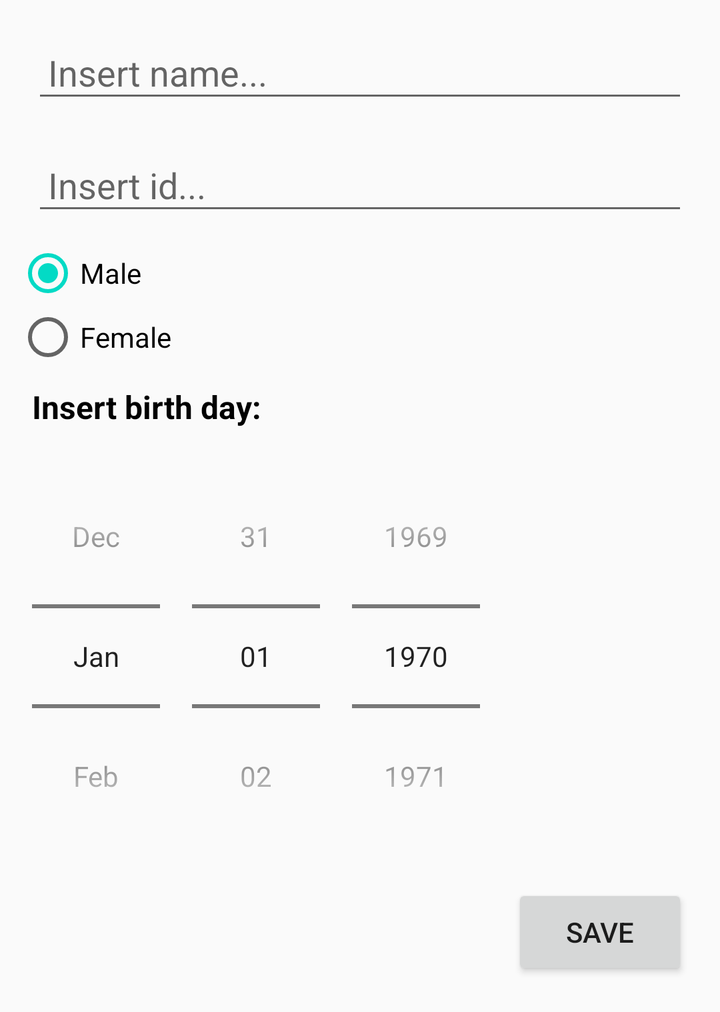
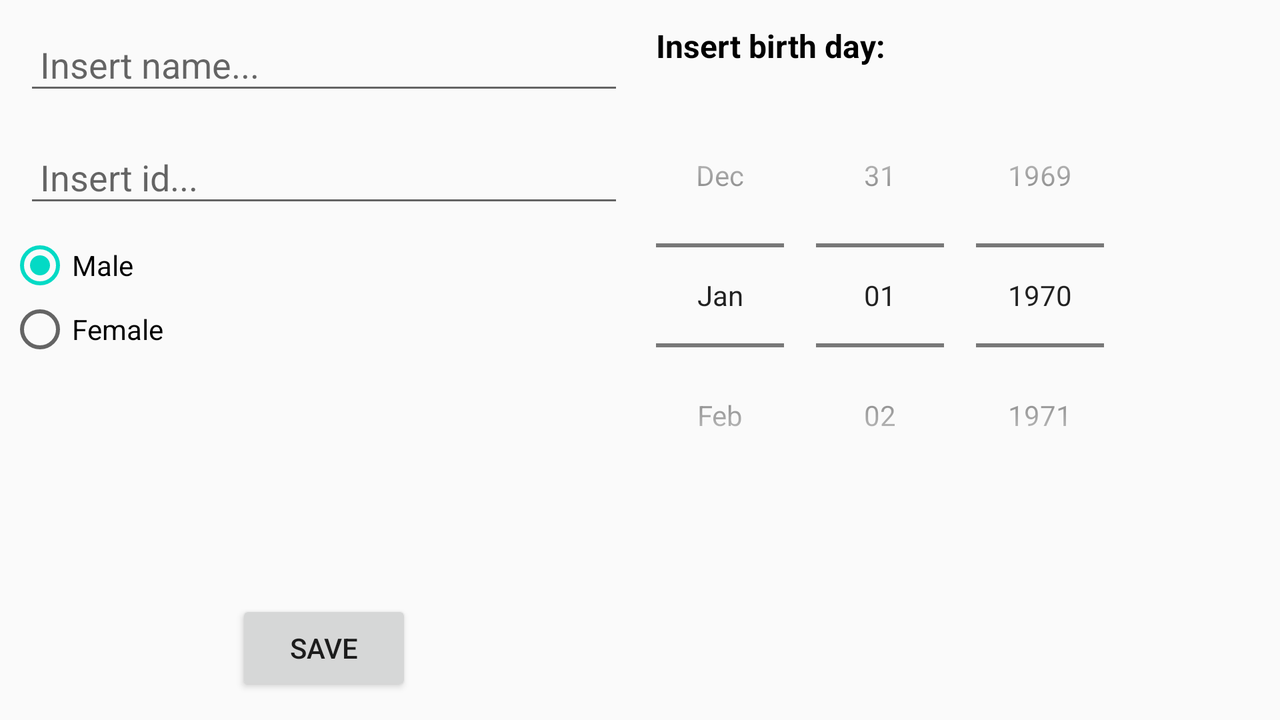

An Android layout and its configuration variant, each rendered on a device that would load it. The default file and the variant file are quoted in full after the pictures.
<!-- AndroidManifest.xml: application theme AppTheme -->
<!-- res/layout/form_person.xml -->
<?xml version="1.0" encoding="utf-8"?>
<LinearLayout xmlns:android="http://schemas.android.com/apk/res/android"
    xmlns:tools="http://schemas.android.com/tools"
    android:layout_width="match_parent"
    android:layout_height="wrap_content"
    android:layout_gravity="center_horizontal"
    android:layout_margin="8dp"
    android:orientation="vertical">


    <EditText
        android:id="@+id/person_name"
        android:layout_width="match_parent"
        android:layout_height="wrap_content"
        android:layout_margin="8dp"
        android:gravity="left"
        android:hint="@string/hint_enter_your_name"
        android:padding="8dp" />

    <EditText
        android:id="@+id/person_id"
        android:layout_width="match_parent"
        android:layout_height="wrap_content"
        android:layout_margin="8dp"
        android:gravity="left"
        android:hint="@string/hint_enter_your_id"
        android:inputType="number"
        android:padding="8dp" />

    <RadioGroup
        android:id="@+id/radio_gender"
        android:layout_width="wrap_content"
        android:layout_height="wrap_content">

        <RadioButton
            android:id="@+id/radio_male"
            android:layout_width="wrap_content"
            android:layout_height="wrap_content"
            android:checked="true"
            android:text="@string/state_male"/>


        <RadioButton
            android:id="@+id/radio_female"
            android:layout_width="wrap_content"
            android:layout_height="wrap_content"
            android:text="@string/state_female"/>
    </RadioGroup>

    <TextView
        android:layout_margin="8dp"
        android:layout_width="wrap_content"
        android:layout_height="wrap_content"
        android:text="@string/set_bd"
        android:textColor="@android:color/black"
        android:textStyle="bold"
        android:textSize="16sp"
        android:onClick="openDatePicker"/>

    <DatePicker
        android:id="@+id/datePicker"
        android:layout_width="wrap_content"
        android:layout_height="wrap_content"
        android:calendarViewShown="false"/>

    <Button
        android:layout_width="wrap_content"
        android:layout_height="wrap_content"
        android:layout_gravity="right"
        android:layout_margin="8dp"
        android:text="@string/save"
        android:onClick="save"/>


</LinearLayout>
<!-- resources referenced by this layout -->
<resources>
  <string name="hint_enter_your_id">Insert id...</string>
  <string name="hint_enter_your_name">Insert name...</string>
  <string name="save">Save</string>
  <string name="set_bd">Insert birth day:</string>
  <string name="state_female">Female</string>
  <string name="state_male">Male</string>
  <style name="AppTheme" parent="Theme.AppCompat.Light.NoActionBar">
          
          <item name="colorPrimary">@color/colorPrimary</item>
          <item name="colorPrimaryDark">@color/colorPrimaryDark</item>
          <item name="colorAccent">@color/colorAccent</item>
          <item name="android:datePickerStyle">@style/MyDatePicker</item>
          <item name="windowNoTitle">true</item>
      </style>
  <style name="MyDatePicker" parent="android:Widget.Material.DatePicker">
          <item name="android:datePickerMode">spinner</item>
      </style>
</resources>
<!-- res/layout-land/form_person.xml (the repository's variant of the layout above) -->
<!-- drawn on the phone turned sideways -->
<?xml version="1.0" encoding="utf-8"?>
<LinearLayout xmlns:android="http://schemas.android.com/apk/res/android"
    xmlns:tools="http://schemas.android.com/tools"
    android:layout_width="match_parent"
    android:layout_height="match_parent"
    android:layout_gravity="center_horizontal"
    android:layout_margin="4dp"
    android:orientation="horizontal">

    <LinearLayout
        android:layout_width="0dp"
        android:layout_height="match_parent"
        android:layout_weight="1"
        android:orientation="vertical">


        <EditText
            android:id="@+id/person_name"
            android:layout_width="match_parent"
            android:layout_height="wrap_content"
            android:layout_margin="8dp"
            android:gravity="left"
            android:hint="@string/hint_enter_your_name"
            android:padding="8dp" />

        <EditText
            android:id="@+id/person_id"
            android:layout_width="match_parent"
            android:layout_height="wrap_content"
            android:layout_margin="8dp"
            android:gravity="left"
            android:hint="@string/hint_enter_your_id"
            android:inputType="number"
            android:padding="8dp" />

        <RadioGroup
            android:id="@+id/radio_gender"
            android:layout_width="wrap_content"
            android:layout_height="wrap_content">

            <RadioButton
                android:id="@+id/radio_male"
                android:layout_width="wrap_content"
                android:layout_height="wrap_content"
                android:checked="true"
                android:text="@string/state_male"/>


            <RadioButton
                android:id="@+id/radio_female"
                android:layout_width="wrap_content"
                android:layout_height="wrap_content"
                android:text="@string/state_female"/>
        </RadioGroup>

       <View
           android:layout_width="match_parent"
           android:layout_height="0dp"
           android:layout_weight="1"/>

        <Button
            android:layout_width="wrap_content"
            android:layout_height="wrap_content"
            android:layout_gravity="center"
            android:layout_margin="8dp"
            android:text="@string/save"
            android:onClick="save"/>

    </LinearLayout>


    <LinearLayout
        android:layout_width="0dp"
        android:layout_height="match_parent"
        android:layout_weight="1"
        android:orientation="vertical">

        <TextView
            android:layout_margin="8dp"
            android:layout_width="wrap_content"
            android:layout_height="wrap_content"
            android:text="@string/set_bd"
            android:textColor="@android:color/black"
            android:textStyle="bold"
            android:textSize="16sp"
            android:onClick="openDatePicker"/>

        <DatePicker
            android:id="@+id/datePicker"
            android:layout_width="wrap_content"
            android:layout_height="wrap_content"
            android:calendarViewShown="false"/>

    </LinearLayout>





</LinearLayout>
